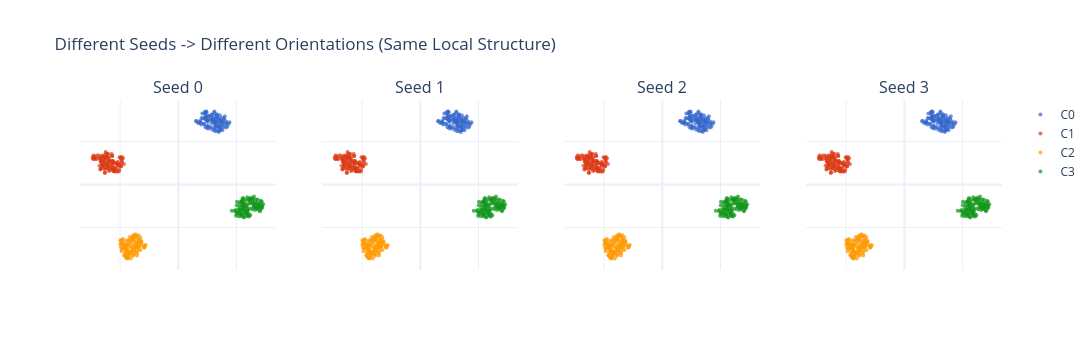

Notebook source saved alongside this figure:
### Markdown cell above
---
## 9. Common Pitfalls -- What You Can and Cannot Trust

> **The Golden Rule:** t-SNE is a **topology map** (who is next to whom),
> **not a metric map**. Global distances, axes, and cluster sizes are all distorted.

### Pitfall 1: Axes Are Meaningless
The KL objective is invariant to rotation, translation, and scale.
**Never say** "Feature X increases as you move right."

### Pitfall 2: Global Distances Are Illusions
The empty space between clusters is arbitrary.
You **cannot** conclude that cluster A is closer to B than to C.

### Pitfall 3: Sizes and Densities Are Distorted
The local bandwidth $\sigma_i$ expands sparse regions and shrinks dense ones.
All clusters end up looking roughly the same size.

### Pitfall 4: Artifacts (Tearing Continuous Data)
Very low perplexity can fragment a perfectly continuous distribution into false "islands."

### Pitfall 5: Cherry-Picking (Confirmation Bias)
Because t-SNE has tunable hyperparameters and is stochastic, it is easy to re-run
until you see the pattern you *want* to see.
**Fix:** Sweep parameters; only trust structures stable across runs.

### Code cell
# -- 9a. Pitfall 1 & 5: Axes are meaningless + Different seeds --
# Same data, different random seeds -> rotated/reflected but same local structure.

X_pit, color_pit, _ = make_dataset("blobs", n=400, seed=42)
X_pit = StandardScaler().fit_transform(X_pit)

fig = make_subplots(rows=1, cols=4, subplot_titles=[f"Seed {s}" for s in [0, 1, 2, 3]])
for idx, seed in enumerate([0, 1, 2, 3]):
    Y = run_tsne(X_pit, perplexity=30, seed=seed)
    for c_val in np.unique(color_pit):
        mask = color_pit == c_val
        clr = PLOTLY_DISCRETE[int(c_val) % len(PLOTLY_DISCRETE)]
        fig.add_trace(go.Scatter(x=Y[mask,0], y=Y[mask,1], mode="markers",
                                  marker=dict(size=4, color=clr, opacity=0.7),
                                  showlegend=(idx==0), name=f"C{int(c_val)}"),
                      row=1, col=idx+1)

fig.update_layout(title="Different Seeds -> Different Orientations (Same Local Structure)",
                  width=1100, height=350, template="plotly_white")
for i in range(1, 5):
    fig.update_xaxes(showticklabels=False, row=1, col=i)
    fig.update_yaxes(showticklabels=False, row=1, col=i)
fig.show()
print("Each run produces a different rotation/reflection.")
print("The AXES have no intrinsic meaning -- only within-cluster structure matters.")
